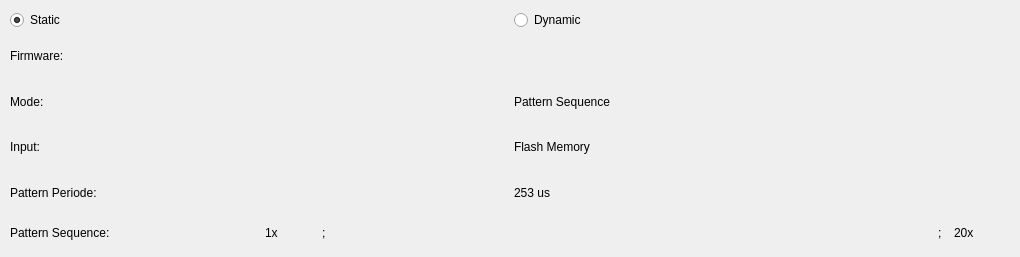
              <widget class="QWidget" name="tab_flash">
               <attribute name="title">
                <string>Flash Memory Input</string>
               </attribute>
               <widget class="QWidget" name="verticalLayoutWidget_2">
                <property name="geometry">
                 <rect>
                  <x>10</x>
                  <y>10</y>
                  <width>1001</width>
                  <height>238</height>
                 </rect>
                </property>
                <layout class="QVBoxLayout" name="verticalLayout_66">
                 <item>
                  <layout class="QHBoxLayout" name="horizontalLayout_86">
                   <item>
                    <widget class="QRadioButton" name="radioButton_2">
                     <property name="text">
                      <string>Static</string>
                     </property>
                     <property name="checked">
                      <bool>true</bool>
                     </property>
                     <property name="autoExclusive">
                      <bool>true</bool>
                     </property>
                    </widget>
                   </item>
                   <item>
                    <widget class="QRadioButton" name="radioButton">
                     <property name="text">
                      <string>Dynamic</string>
                     </property>
                    </widget>
                   </item>
                  </layout>
                 </item>
                 <item>
                  <layout class="QHBoxLayout" name="horizontalLayout_76">
                   <item>
                    <widget class="QLabel" name="label_39">
                     <property name="text">
                      <string>Firmware: </string>
                     </property>
                    </widget>
                   </item>
                   <item>
                    <widget class="QLabel" name="label_31">
                     <property name="text">
                      <string/>
                     </property>
                    </widget>
                   </item>
                  </layout>
                 </item>
                 <item>
                  <layout class="QHBoxLayout" name="horizontalLayout_77">
                   <item>
                    <widget class="QLabel" name="label_40">
                     <property name="text">
                      <string>Mode: </string>
                     </property>
                    </widget>
                   </item>
                   <item>
                    <widget class="QLabel" name="label_41">
                     <property name="text">
                      <string>Pattern Sequence</string>
                     </property>
                    </widget>
                   </item>
                  </layout>
                 </item>
                 <item>
                  <layout class="QHBoxLayout" name="horizontalLayout_78">
                   <item>
                    <widget class="QLabel" name="label_42">
                     <property name="text">
                      <string>Input: </string>
                     </property>
                    </widget>
                   </item>
                   <item>
                    <widget class="QLabel" name="label_43">
                     <property name="text">
                      <string>Flash Memory</string>
                     </property>
                    </widget>
                   </item>
                  </layout>
                 </item>
                 <item>
                  <layout class="QHBoxLayout" name="horizontalLayout_79">
                   <item>
                    <widget class="QLabel" name="label_44">
                     <property name="text">
                      <string>Pattern Periode: </string>
                     </property>
                    </widget>
                   </item>
                   <item>
                    <widget class="QLabel" name="label_45">
                     <property name="text">
                      <string>253 us</string>
                     </property>
                    </widget>
                   </item>
                  </layout>
                 </item>
                 <item>
                  <layout class="QHBoxLayout" name="horizontalLayout_80">
                   <item>
                    <widget class="QLabel" name="label_46">
                     <property name="sizePolicy">
                      <sizepolicy hsizetype="Minimum" vsizetype="Minimum">
                       <horstretch>0</horstretch>
                       <verstretch>0</verstretch>
                      </sizepolicy>
                     </property>
                     <property name="text">
                      <string>Pattern Sequence: </string>
                     </property>
                    </widget>
                   </item>
                   <item>
                    <widget class="QLabel" name="label_47">
                     <property name="sizePolicy">
                      <sizepolicy hsizetype="Minimum" vsizetype="Minimum">
                       <horstretch>0</horstretch>
                       <verstretch>0</verstretch>
                      </sizepolicy>
                     </property>
                     <property name="maximumSize">
                      <size>
                       <width>21</width>
                       <height>16777215</height>
                      </size>
                     </property>
                     <property name="text">
                      <string>1x</string>
                     </property>
                    </widget>
                   </item>
                   <item>
                    <widget class="QLabel" name="label_3">
                     <property name="enabled">
                      <bool>true</bool>
                     </property>
                     <property name="minimumSize">
                      <size>
                       <width>24</width>
                       <height>30</height>
                      </size>
                     </property>
                     <property name="maximumSize">
                      <size>
                       <width>24</width>
                       <height>30</height>
                      </size>
                     </property>
                     <property name="text">
                      <string notr="true"/>
                     </property>
                     <property name="pixmap">
                      <pixmap resource="Lcr2.qrc">:/new/prefix1/Icons/LCr4500.ico</pixmap>
                     </property>
                     <property name="scaledContents">
                      <bool>true</bool>
                     </property>
                    </widget>
                   </item>
                   <item>
                    <widget class="QLabel" name="label_48">
                     <property name="sizePolicy">
                      <sizepolicy hsizetype="Minimum" vsizetype="Minimum">
                       <horstretch>0</horstretch>
                       <verstretch>0</verstretch>
                      </sizepolicy>
                     </property>
                     <property name="maximumSize">
                      <size>
                       <width>10</width>
                       <height>16777215</height>
                      </size>
                     </property>
                     <property name="text">
                      <string>;</string>
                     </property>
                    </widget>
                   </item>
                   <item>
                    <widget class="QLabel" name="label_49">
                     <property name="enabled">
                      <bool>true</bool>
                     </property>
                     <property name="minimumSize">
                      <size>
                       <width>24</width>
                       <height>30</height>
                      </size>
                     </property>
                     <property name="maximumSize">
                      <size>
                       <width>24</width>
                       <height>30</height>
                      </size>
                     </property>
                     <property name="text">
                      <string notr="true"/>
                     </property>
                     <property name="pixmap">
                      <pixmap>images/BW/05_G5.bmp</pixmap>
                     </property>
                     <property name="scaledContents">
                      <bool>true</bool>
                     </property>
                    </widget>
                   </item>
                   <item>
                    <widget class="QLabel" name="label_50">
                     <property name="enabled">
                      <bool>true</bool>
                     </property>
                     <property name="minimumSize">
                      <size>
                       <width>24</width>
                       <height>30</height>
                      </size>
                     </property>
                     <property name="maximumSize">
                      <size>
                       <width>24</width>
                       <height>30</height>
                      </size>
                     </property>
                     <property name="text">
                      <string notr="true"/>
                     </property>
                     <property name="pixmap">
                      <pixmap>images/BW/05_G5.bmp</pixmap>
                     </property>
                     <property name="scaledContents">
                      <bool>true</bool>
                     </property>
                    </widget>
                   </item>
                   <item>
                    <widget class="QLabel" name="label_51">
                     <property name="enabled">
                      <bool>true</bool>
                     </property>
                     <property name="minimumSize">
                      <size>
                       <width>24</width>
                       <height>30</height>
                      </size>
                     </property>
                     <property name="maximumSize">
                      <size>
                       <width>24</width>
                       <height>30</height>
                      </size>
                     </property>
                     <property name="text">
                      <string notr="true"/>
                     </property>
                     <property name="pixmap">
                      <pixmap>images/BW/05_G5.bmp</pixmap>
                     </property>
                     <property name="scaledContents">
                      <bool>true</bool>
                     </property>
                    </widget>
                   </item>
                   <item>
                    <widget class="QLabel" name="label_52">
                     <property name="enabled">
                      <bool>true</bool>
                     </property>
                     <property name="minimumSize">
                      <size>
                       <width>24</width>
                       <height>30</height>
                      </size>
                     </property>
                     <property name="maximumSize">
                      <size>
                       <width>24</width>
                       <height>30</height>
                      </size>
                     </property>
                     <property name="text">
                      <string notr="true"/>
                     </property>
                     <property name="pixmap">
                      <pixmap>images/BW/05_G5.bmp</pixmap>
                     </property>
                     <property name="scaledContents">
                      <bool>true</bool>
                     </property>
                    </widget>
                   </item>
                   <item>
                    <widget class="QLabel" name="label_53">
                     <property name="enabled">
                      <bool>true</bool>
                     </property>
                     <property name="minimumSize">
                      <size>
                       <width>24</width>
                       <height>30</height>
                      </size>
                     </property>
                     <property name="maximumSize">
                      <size>
                       <width>24</width>
                       <height>30</height>
                      </size>
                     </property>
                     <property name="text">
                      <string notr="true"/>
                     </property>
                     <property name="pixmap">
                      <pixmap>images/BW/05_G5.bmp</pixmap>
                     </property>
                     <property name="scaledContents">
                      <bool>true</bool>
                     </property>
                    </widget>
                   </item>
                   <item>
                    <widget class="QLabel" name="label_54">
                     <property name="enabled">
                      <bool>true</bool>
                     </property>
                     <property name="minimumSize">
                      <size>
                       <width>24</width>
                       <height>30</height>
                      </size>
                     </property>
                     <property name="maximumSize">
                      <size>
                       <width>24</width>
                       <height>30</height>
                      </size>
                     </property>
                     <property name="text">
                      <string notr="true"/>
                     </property>
                     <property name="pixmap">
                      <pixmap>images/BW/05_G5.bmp</pixmap>
                     </property>
                     <property name="scaledContents">
                      <bool>true</bool>
                     </property>
                    </widget>
                   </item>
                   <item>
                    <widget class="QLabel" name="label_55">
                     <property name="enabled">
                      <bool>true</bool>
                     </property>
                     <property name="minimumSize">
                      <size>
                       <width>24</width>
                       <height>30</height>
                      </size>
                     </property>
                     <property name="maximumSize">
                      <size>
                       <width>24</width>
                       <height>30</height>
                      </size>
                     </property>
                     <property name="text">
                      <string notr="true"/>
                     </property>
                     <property name="pixmap">
                      <pixmap>images/BW/05_G5.bmp</pixmap>
                     </property>
                     <property name="scaledContents">
                      <bool>true</bool>
                     </property>
                    </widget>
                   </item>
                   <item>
                    <widget class="QLabel" name="label_56">
                     <property name="enabled">
                      <bool>true</bool>
                     </property>
                     <property name="minimumSize">
                      <size>
                       <width>24</width>
                       <height>30</height>
                      </size>
                     </property>
                     <property name="maximumSize">
                      <size>
                       <width>24</width>
                       <height>30</height>
                      </size>
                     </property>
                     <property name="text">
                      <string notr="true"/>
                     </property>
                     <property name="pixmap">
                      <pixmap>images/BW/05_G5.bmp</pixmap>
                     </property>
                     <property name="scaledContents">
                      <bool>true</bool>
                     </property>
                    </widget>
                   </item>
                   <item>
                    <widget class="QLabel" name="label_57">
                     <property name="enabled">
                      <bool>true</bool>
                     </property>
                     <property name="minimumSize">
                      <size>
                       <width>24</width>
                       <height>30</height>
                      </size>
                     </property>
                     <property name="maximumSize">
                      <size>
                       <width>24</width>
                       <height>30</height>
                      </size>
                     </property>
                     <property name="text">
                      <string notr="true"/>
                     </property>
                     <property name="pixmap">
                      <pixmap>images/BW/05_G5.bmp</pixmap>
                     </property>
                     <property name="scaledContents">
                      <bool>true</bool>
                     </property>
                    </widget>
                   </item>
                   <item>
                    <widget class="QLabel" name="label_58">
                     <property name="enabled">
                      <bool>true</bool>
                     </property>
                     <property name="minimumSize">
                      <size>
                       <width>24</width>
                       <height>30</height>
                      </size>
                     </property>
                     <property name="maximumSize">
                      <size>
                       <width>24</width>
                       <height>30</height>
                      </size>
                     </property>
                     <property name="text">
                      <string notr="true"/>
                     </property>
                     <property name="pixmap">
                      <pixmap>images/BW/05_G5.bmp</pixmap>
                     </property>
                     <property name="scaledContents">
                      <bool>true</bool>
                     </property>
                    </widget>
                   </item>
                   <item>
                    <widget class="QLabel" name="label_59">
                     <property name="enabled">
                      <bool>true</bool>
                     </property>
                     <property name="minimumSize">
                      <size>
                       <width>24</width>
                       <height>30</height>
                      </size>
                     </property>
                     <property name="maximumSize">
                      <size>
                       <width>24</width>
                       <height>30</height>
                      </size>
                     </property>
                     <property name="text">
                      <string notr="true"/>
                     </property>
                     <property name="pixmap">
                      <pixmap>images/BW/05_G5.bmp</pixmap>
                     </property>
                     <property name="scaledContents">
                      <bool>true</bool>
                     </property>
                    </widget>
                   </item>
                   <item>
                    <widget class="QLabel" name="label_60">
                     <property name="enabled">
                      <bool>true</bool>
                     </property>
                     <property name="minimumSize">
                      <size>
                       <width>24</width>
                       <height>30</height>
                      </size>
                     </property>
                     <property name="maximumSize">
                      <size>
                       <width>24</width>
                       <height>30</height>
                      </size>
                     </property>
                     <property name="text">
                      <string notr="true"/>
                     </property>
                     <property name="pixmap">
                      <pixmap>images/BW/05_G5.bmp</pixmap>
                     </property>
                     <property name="scaledContents">
                      <bool>true</bool>
                     </property>
                    </widget>
                   </item>
                   <item>
                    <widget class="QLabel" name="label_61">
                     <property name="enabled">
                      <bool>true</bool>
                     </property>
                     <property name="minimumSize">
                      <size>
                       <width>24</width>
                       <height>30</height>
                      </size>
                     </property>
                     <property name="maximumSize">
                      <size>
                       <width>24</width>
                       <height>30</height>
                      </size>
                     </property>
                     <property name="text">
                      <string notr="true"/>
                     </property>
                     <property name="pixmap">
                      <pixmap>images/BW/05_G5.bmp</pixmap>
                     </property>
                     <property name="scaledContents">
                      <bool>true</bool>
                     </property>
                    </widget>
                   </item>
                   <item>
                    <widget class="QLabel" name="label_62">
                     <property name="enabled">
                      <bool>true</bool>
                     </property>
                     <property name="minimumSize">
                      <size>
                       <width>24</width>
                       <height>30</height>
                      </size>
                     </property>
                     <property name="maximumSize">
                      <size>
                       <width>24</width>
                       <height>30</height>
                      </size>
                     </property>
                     <property name="text">
                      <string notr="true"/>
                     </property>
                     <property name="pixmap">
                      <pixmap>images/BW/05_G5.bmp</pixmap>
                     </property>
                     <property name="scaledContents">
                      <bool>true</bool>
                     </property>
                    </widget>
                   </item>
                   <item>
                    <widget class="QLabel" name="label_63">
                     <property name="enabled">
                      <bool>true</bool>
                     </property>
                     <property name="minimumSize">
                      <size>
                       <width>24</width>
                       <height>30</height>
                      </size>
                     </property>
                     <property name="maximumSize">
                      <size>
                       <width>24</width>
                       <height>30</height>
                      </size>
                     </property>
                     <property name="text">
                      <string notr="true"/>
                     </property>
                     <property name="pixmap">
                      <pixmap>images/BW/05_G5.bmp</pixmap>
                     </property>
                     <property name="scaledContents">
                      <bool>true</bool>
                     </property>
                    </widget>
                   </item>
                   <item>
                    <widget class="QLabel" name="label_64">
                     <property name="enabled">
                      <bool>true</bool>
                     </property>
                     <property name="minimumSize">
                      <size>
                       <width>24</width>
                       <height>30</height>
                      </size>
                     </property>
                     <property name="maximumSize">
                      <size>
                       <width>24</width>
                       <height>30</height>
                      </size>
                     </property>
                     <property name="text">
                      <string notr="true"/>
                     </property>
                     <property name="pixmap">
                      <pixmap>images/BW/05_G5.bmp</pixmap>
                     </property>
                     <property name="scaledContents">
                      <bool>true</bool>
                     </property>
                    </widget>
                   </item>
                   <item>
                    <widget class="QLabel" name="label_65">
                     <property name="enabled">
                      <bool>true</bool>
                     </property>
                     <property name="minimumSize">
                      <size>
                       <width>24</width>
                       <height>30</height>
                      </size>
                     </property>
                     <property name="maximumSize">
                      <size>
                       <width>24</width>
                       <height>30</height>
                      </size>
                     </property>
                     <property name="text">
                      <string notr="true"/>
                     </property>
                     <property name="pixmap">
                      <pixmap>images/BW/05_G5.bmp</pixmap>
                     </property>
                     <property name="scaledContents">
                      <bool>true</bool>
                     </property>
                    </widget>
                   </item>
                   <item>
                    <widget class="QLabel" name="label_66">
                     <property name="enabled">
                      <bool>true</bool>
                     </property>
                     <property name="minimumSize">
                      <size>
                       <width>24</width>
                       <height>30</height>
                      </size>
                     </property>
                     <property name="maximumSize">
                      <size>
                       <width>24</width>
                       <height>30</height>
                      </size>
                     </property>
                     <property name="text">
                      <string notr="true"/>
                     </property>
                     <property name="pixmap">
                      <pixmap>images/BW/05_G5.bmp</pixmap>
                     </property>
                     <property name="scaledContents">
                      <bool>true</bool>
                     </property>
                    </widget>
                   </item>
                   <item>
                    <widget class="QLabel" name="label_67">
                     <property name="enabled">
                      <bool>true</bool>
                     </property>
                     <property name="minimumSize">
                      <size>
                       <width>24</width>
                       <height>30</height>
                      </size>
                     </property>
                     <property name="maximumSize">
                      <size>
                       <width>24</width>
                       <height>30</height>
                      </size>
                     </property>
                     <property name="text">
                      <string notr="true"/>
                     </property>
                     <property name="pixmap">
                      <pixmap>images/BW/05_G5.bmp</pixmap>
                     </property>
                     <property name="scaledContents">
                      <bool>true</bool>
                     </property>
                    </widget>
                   </item>
                   <item>
                    <widget class="QLabel" name="label_68">
                     <property name="enabled">
                      <bool>true</bool>
                     </property>
                     <property name="minimumSize">
                      <size>
                       <width>24</width>
                       <height>30</height>
                      </size>
                     </property>
                     <property name="maximumSize">
                      <size>
                       <width>24</width>
                       <height>30</height>
                      </size>
                     </property>
                     <property name="text">
                      <string notr="true"/>
                     </property>
                     <property name="pixmap">
                      <pixmap>images/BW/05_G5.bmp</pixmap>
                     </property>
                     <property name="scaledContents">
                      <bool>true</bool>
                     </property>
                    </widget>
                   </item>
                   <item>
                    <widget class="QLabel" name="label_69">
                     <property name="sizePolicy">
                      <sizepolicy hsizetype="Minimum" vsizetype="Minimum">
                       <horstretch>0</horstretch>
                       <verstretch>0</verstretch>
                      </sizepolicy>
                     </property>
                     <property name="maximumSize">
                      <size>
                       <width>10</width>
                       <height>16777215</height>
                      </size>
                     </property>
                     <property name="text">
                      <string>;</string>
                     </property>
                    </widget>
                   </item>
                   <item>
                    <widget class="QLabel" name="label_70">
                     <property name="sizePolicy">
                      <sizepolicy hsizetype="Minimum" vsizetype="Minimum">
                       <horstretch>0</horstretch>
                       <verstretch>0</verstretch>
                      </sizepolicy>
                     </property>
                     <property name="maximumSize">
                      <size>
                       <width>27</width>
                       <height>16777215</height>
                      </size>
                     </property>
                     <property name="text">
                      <string>20x</string>
                     </property>
                    </widget>
                   </item>
                   <item>
                    <widget class="QLabel" name="label_71">
                     <property name="enabled">
                      <bool>true</bool>
                     </property>
                     <property name="minimumSize">
                      <size>
                       <width>24</width>
                       <height>30</height>
                      </size>
                     </property>
                     <property name="maximumSize">
                      <size>
                       <width>24</width>
                       <height>30</height>
                      </size>
                     </property>
                     <property name="text">
                      <string notr="true"/>
                     </property>
                     <property name="pixmap">
                      <pixmap resource="images/GreyCode/GreyCode.qrc">:/GreyCode/21_B5.bmp</pixmap>
                     </property>
                     <property name="scaledContents">
                      <bool>true</bool>
                     </property>
                    </widget>
                   </item>
                  </layout>
                 </item>
                </layout>
               </widget>
              </widget>
